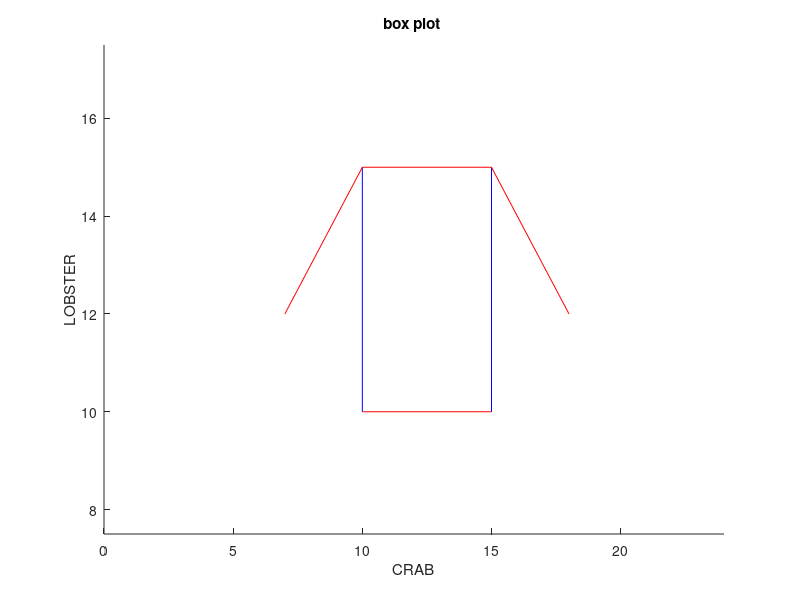

The MATLAB script that drew this image:
function drawBox
  hold on;

  plot([10 ; 15],[10 ; 10],"r")
  plot([15 ; 15],[10 ; 15],"b")
  plot([10 ; 15],[15 ; 15],"r")
  plot([10 ; 10],[10 ; 15],"b")

  % draw the arms
  plot([10 ; 7],[15 ; 12],"r")
  plot([15 ; 18],[15 ; 12],"r")
  zoom(0.5)

  %fun with names
  xlabel ("CRAB");
  ylabel ("LOBSTER");
  title ("box plot ");

endfunction
